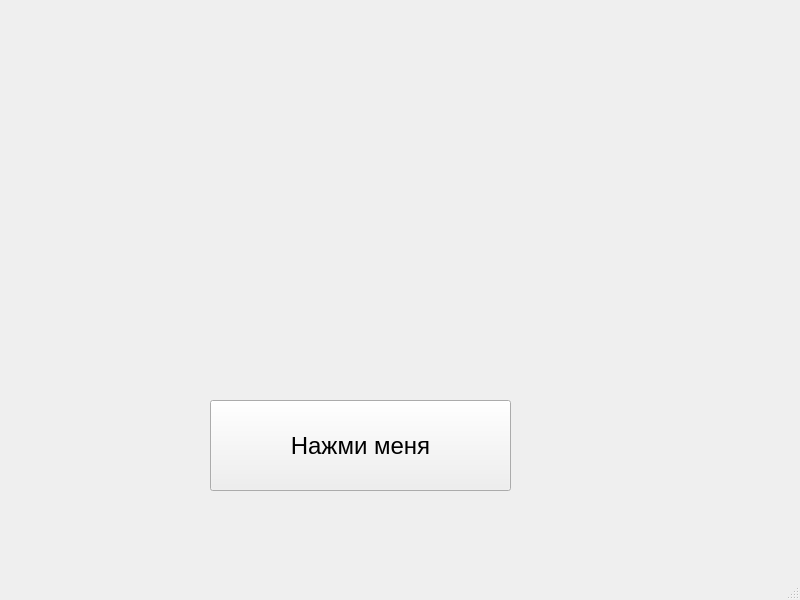
<?xml version="1.0" encoding="UTF-8"?>
<ui version="4.0">
 <class>MainWindow</class>
 <widget class="QMainWindow" name="MainWindow">
  <property name="geometry">
   <rect>
    <x>0</x>
    <y>0</y>
    <width>800</width>
    <height>600</height>
   </rect>
  </property>
  <property name="windowTitle">
   <string>MainWindow</string>
  </property>
  <widget class="QWidget" name="centralwidget">
   <widget class="QPushButton" name="pushButton">
    <property name="geometry">
     <rect>
      <x>210</x>
      <y>400</y>
      <width>301</width>
      <height>91</height>
     </rect>
    </property>
    <property name="font">
     <font>
      <pointsize>18</pointsize>
     </font>
    </property>
    <property name="text">
     <string>Нажми меня</string>
    </property>
   </widget>
  </widget>
  <widget class="QStatusBar" name="statusbar"/>
 </widget>
 <resources/>
 <connections/>
</ui>
